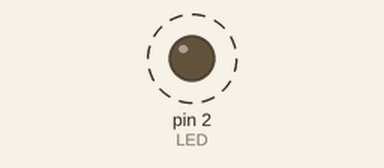
This sketch was run on a simulated Arduino Uno, built with avr-gcc and run on an emulated ATmega328P. Parts: output pins drawn as LEDs (lit = HIGH). Dashed ring = blinking.

Above: at 0.15 s.
Timing chart, 0 to 3.0 s (numbered marks = the images above):
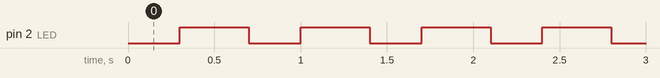

The sketch:

sketch_oct16a.ino
```cpp
#define LED 2
void setup() {

// Set pin mode
pinMode(LED,OUTPUT);
}

void loop() {
delay(300);
digitalWrite(LED,HIGH);

delay(400);
digitalWrite(LED,LOW);
}
```

Measured:
- by itself, pin 2 (LED): alternates HIGH for 0.40 s and LOW for 0.30 s
